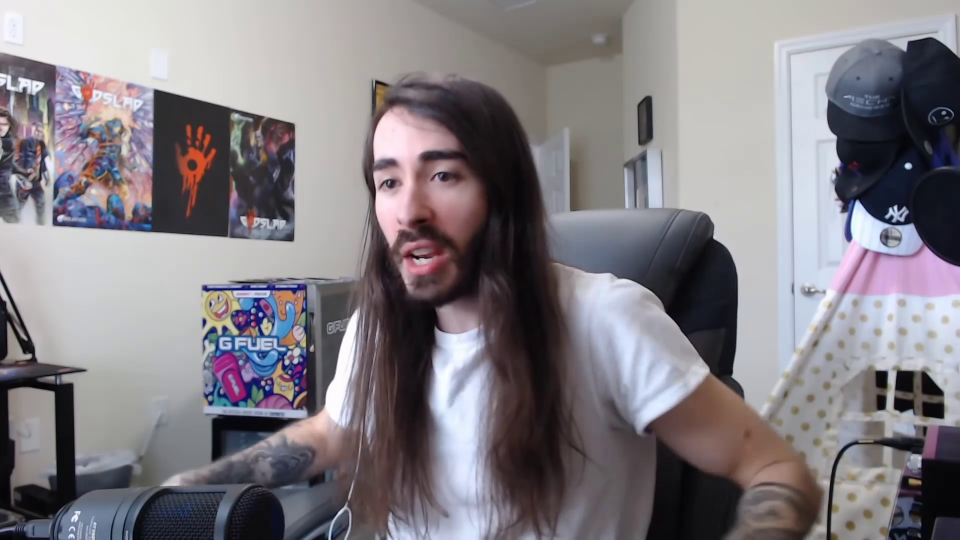
#> input picture frame 7 of opencv/Videos/cs.mp4, 1920 x 1080 px (shown at 1/2 size)
$ python rescale.py
#> lines starting #> are read from the running program, lines starting #| are printed output that depends on the picture
#> further down, frame is the input picture: shape (1080, 1920, 3); mean B, G, R 130.9, 125.3, 130
import cv2 as cv

#img = cv.imread('opencv/curse.jpg')
#cv.imshow("curse", img)


def rescaleFrame(frame, scale=0.75):
#> called with scale = 0.25
    width = int(frame.shape[1] * scale)
#> width = 480
    height = int(frame.shape[0] * scale)
#> height = 270
    dimensions = (width,height)
#> dimensions = (480, 270)

    return cv.resize(frame, dimensions, interpolation=cv.INTER_AREA)
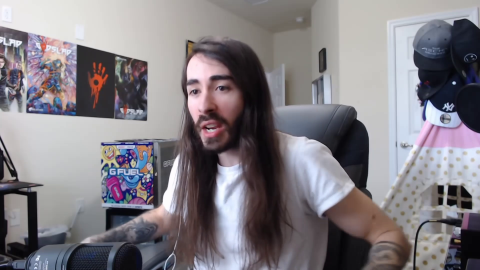
#> returned value: shape (270, 480, 3); mean of channels 0, 1, 2 130.9, 125.3, 130; drawn as B, G, R

capture = cv.VideoCapture("opencv/Videos/cs.mp4")

while True:
    isTrue, frame = capture.read()

    frame_resize = rescaleFrame(frame, 0.25)

    cv.imshow('video', frame_resize)

    if cv.waitKey(20) & 0xFF==ord('d'):
#> (key Esc is pressed here)
        break

capture.release()
cv.destroyAllWindows()

$ run again, starting later in the video
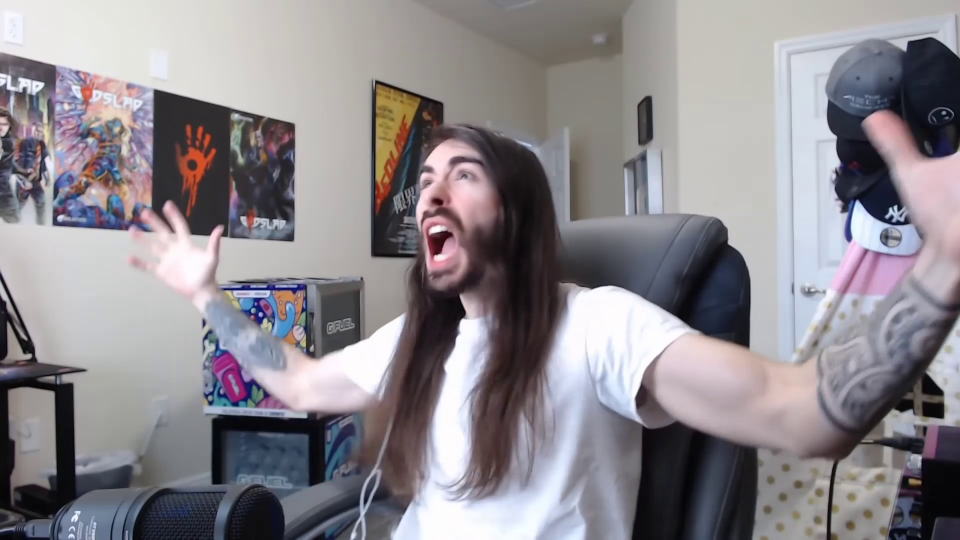
#> input picture frame 33 of opencv/Videos/cs.mp4, 1920 x 1080 px (shown at 1/2 size)
#> frame is the input picture: shape (1080, 1920, 3); mean B, G, R 141, 135.7, 140.2
#> in rescaleFrame, `return cv.resize(frame, dimensions, interpolation=cv.INTER_AREA)`:
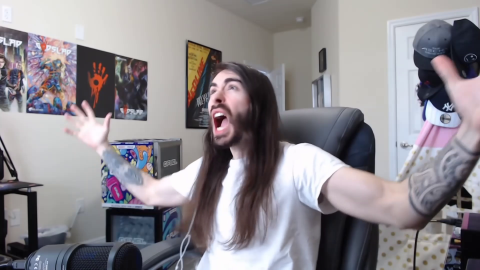
#> returned value: shape (270, 480, 3); mean of channels 0, 1, 2 141, 135.7, 140.2; drawn as B, G, R

$ run again, starting later in the video
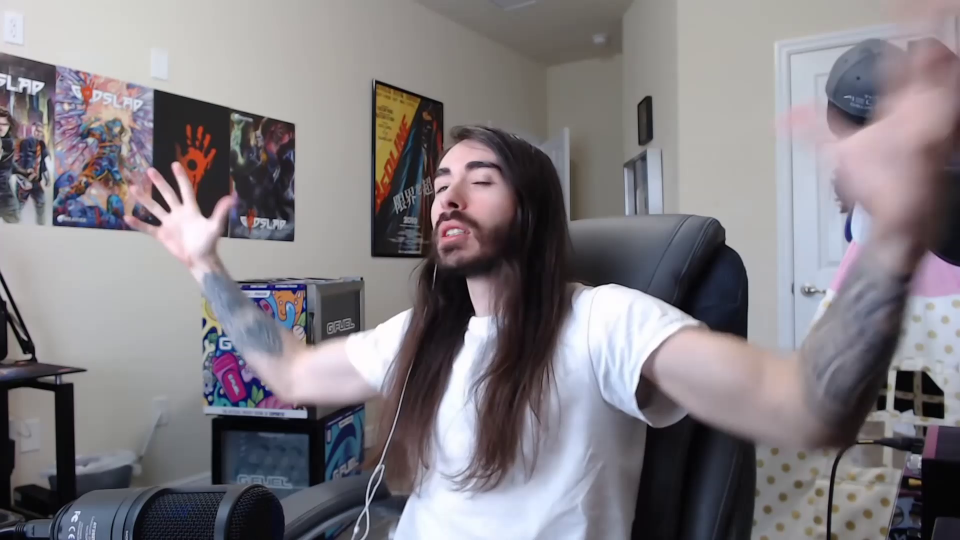
#> input picture frame 60 of opencv/Videos/cs.mp4, 1920 x 1080 px (shown at 1/2 size)
#> frame is the input picture: shape (1080, 1920, 3); mean B, G, R 129.9, 124.9, 129.5
#> in rescaleFrame, `return cv.resize(frame, dimensions, interpolation=cv.INTER_AREA)`:
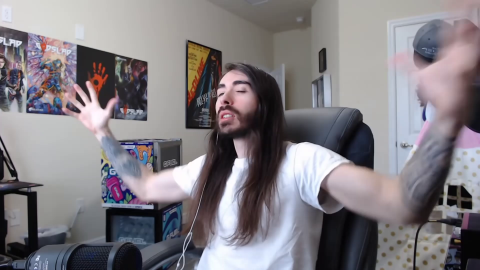
#> returned value: shape (270, 480, 3); mean of channels 0, 1, 2 129.9, 124.9, 129.5; drawn as B, G, R
